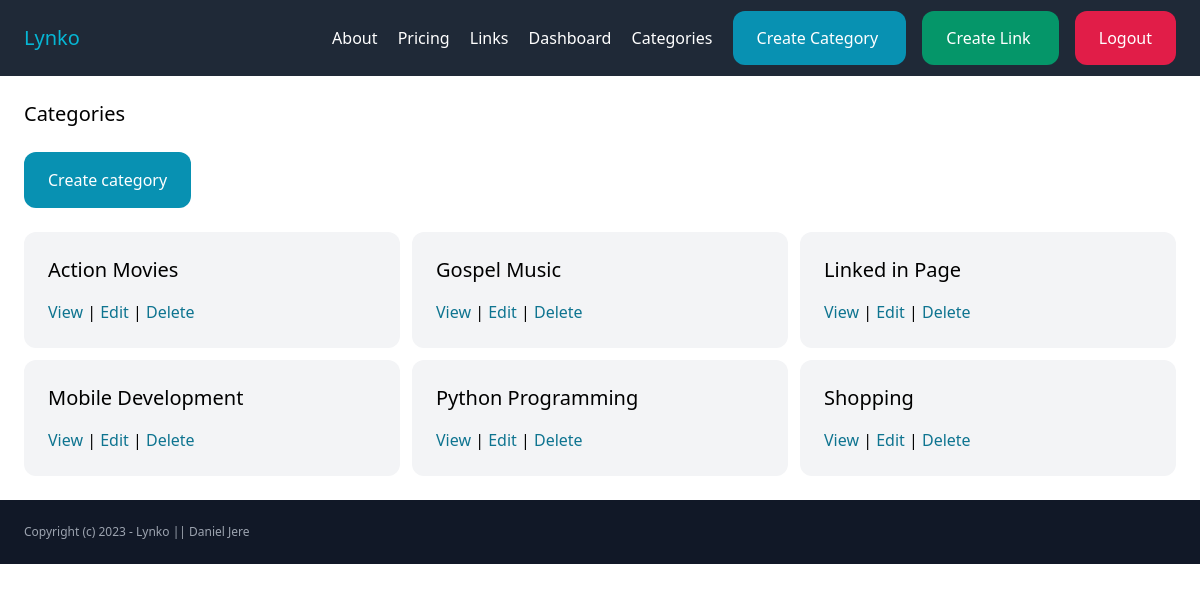
The app's page /links/categories/ (signed in) with its own data.
### link/models.py (models this page shows, shortened)
class Category(models.Model):
    name = models.CharField(max_length=255)
    created_by = models.ForeignKey(User, related_name='categories', on_delete=models.CASCADE)
    created_at = models.DateTimeField(auto_now_add=True)
    class Meta:
        ordering = ('name',)

### link/views.py (the view)
# urls.py: path('categories/', views.categories, name='categories'),
@login_required
def categories(request):
	categories = Category.objects.filter(created_by=request.user)
	return render(request, 'link/categories.html', {
			'categories': categories,
		})

### link/templates/link/categories.html (shortened to what this page needs)
{% extends 'core/base.html' %}
{% block content %}
    <h1 class="mb-6 text-xl">Categories</h1>
    <a href="{% url 'links:create_category' %}" class="inline-block mb-6 py-4 px-6 bg-cyan-600 text-white rounded-xl">Create category</a>
    <div class="grid grid-cols-3 gap-3">
        {% for category in categories %}
            <div class="bg-gray-100 p-6 rounded-xl">
                <h2 class="mb-4 text-xl">{{ category.name }}</h2>
                <a href=" {% url 'links:links' %}?category={{ category.id}}" class="text-cyan-700">View </a>
                |
                <a href="{% url 'links:edit_category' category.id %}" class="text-cyan-700">Edit </a>
                |
                <a href="{% url 'links:delete_category' category.id %}" class="text-cyan-700">Delete </a>
            </div>
        {% endfor %}
    </div>
{% endblock %}

### records on screen
Category: name "Action Movies"
Category: name "Gospel Music"
Category: name "Linked in Page"
Category: name "Mobile Development"
Category: name "Python Programming"
Category: name "Shopping"
